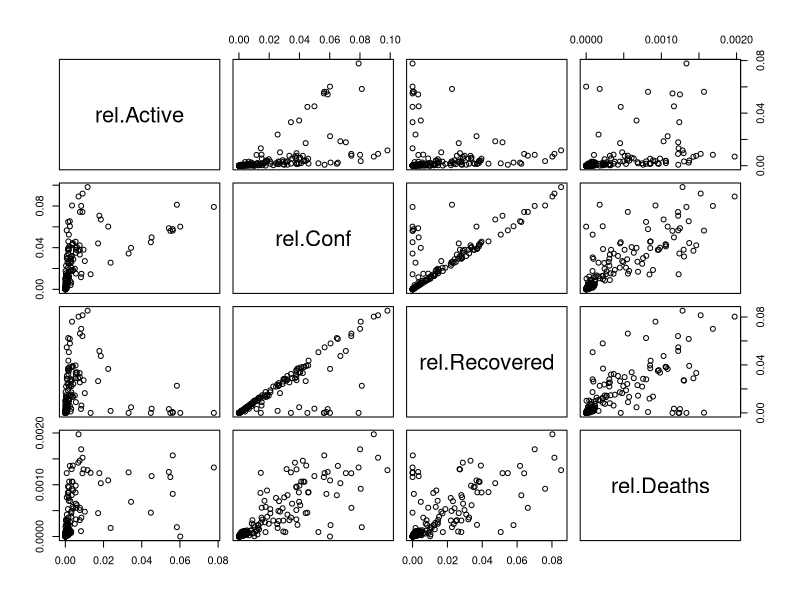

This chart was generated by the following R code:
# Aufgabe 10.1
setwd("/Users/felixdiederichs/Desktop/Wirtschaftsinformatik/5. Semester/Daten und Wahrscheinlichkeiten/R/WS 2020/Aufgabe 10.1")

# Aufgabe 10.1 a) 
covid <- read.csv(file = "covid_19_daily_reports_01-31-2021.csv", header = TRUE, sep = ";")
covid_ts <- read.csv(file = "time_series_covid19_confirmed_01-31-2021.csv", header = TRUE, sep = ";")
world_countries <- read.csv(file = "World_Countries_new.csv", header = TRUE, sep = ";")


# 1. 
sum.countries <- function(df){
  countries <- unique(df$Country_Region) # Heraussuchen der einzelnen Länder 
  Country = Confirmed = Deaths = Recovered = Active = c()
  for(i in 1:length(countries)){ # nolint
    # Die erste Spalte enthält die Länder 
    Country[i] <- countries[i]
    # Die Spalten für die Fallzahlen werden einfach aufsummiert pro Land 
    Confirmed[i] <- sum(df[which(df$Country_Region == countries[i]), which(colnames(df) == "Confirmed")])
    Deaths[i] <- sum(df[which(df$Country_Region == countries[i]), which(colnames(df) == "Deaths")])
    Recovered[i] <- sum(df[which(df$Country_Region == countries[i]), which(colnames(df) == "Recovered")])
    Active[i] <- sum(df[which(df$Country_Region == countries[i]), which(colnames(df) == "Active")])
  }
  # Das Ergebnis wird in einen Data Frame geschrieben 
  df_cum <- data.frame(
    Country = Country, 
    Confirmed = Confirmed, 
    Deaths = Deaths, 
    Recovered = Recovered, 
    Active = Active)
  return(df_cum)
}

covid <- sum.countries(covid)
covid <- merge(x = covid, y = world_countries, by.x = "Country", by.y = "Country")
covid$rel.Conf <- covid$Confirmed / covid$Population
covid$rel.Deaths <- covid$Deaths / covid$Population
covid$rel.Recovered <- covid$Recovered / covid$Population
covid$rel.Active <- covid$Active / covid$Population


# 2. 
covid_ts_g7 <- covid_ts[covid_ts$Country_Region %in% c("Germany", "Italy", "Canada", "France", "Japan", "United.Kingdom", "US"), ]
covid_ts_g7 <- covid_ts_g7[order(covid_ts_g7$Country_Region), ]
covid_ts_g7 <- covid_ts_g7[, -1]
covid_ts_g7 <- merge(x = covid_ts_g7, y = world_countries, by.x = "Country_Region", by.y = "Country")
covid_ts_g7_rel <- cbind(covid_ts_g7$Country_Region, covid_ts_g7[, 2:ncol(covid_ts_g7)] / covid_ts_g7$Population)
colnames(covid_ts_g7_rel)[1] <- "Country_Region"

# Aufgabe 10.1 b) 
kontingenztabelle <- function(df) {
    Leicht = Mittel = Schwer = Spaltensumme = rep(0, nrow(df))

    for(i in 1:nrow(df)) { # nolint
        for(k in 1:ncol(df)) { # nolint
            if(df[i, k] < 0.01) {
                Leicht[i] <- Leicht[i] + 1
            } else {
                if(df[i, k] < 0.05) {
                    Mittel[i] <- Mittel[i] + 1
                } else {
                    Schwer[i] <- Schwer[i] + 1
                }
                Spaltensumme[i] <- sum(Leicht[i] + Mittel[i] + Schwer[i])
            } 
        }
    }
    Spaltensumme[i + 1] <- sum(Spaltensumme)
    Leicht[i + 1] <- sum(Leicht)
    Mittel[i + 1] <- sum(Mittel)
    Schwer[i + 1] <- sum(Schwer)

    kontingenztabelle <- data.frame(
        Land = c(df$Country_Region, "Zeilensumme"),
        Leicht = Leicht, 
        Mittel = Mittel, 
        Schwer = Schwer,
        Spaltensumme = Spaltensumme
    )
    return(kontingenztabelle)
}

kontingenztafel <- kontingenztabelle(covid_ts_g7_rel)

# Aufgabe 10.1 c) 

kp_stern <- function(kt){
  x <- c()
  # Durchgehen jeder Zeile im Data Frame außer der Zeilensumme 
  for(i in 1:(nrow(kt)-1)){
    # Durchgehen jeder Spalte im Dataframe außer der ersten character-Spalte mit den Ländern und der Spaltensumme 
    for(k in 2:(ncol(kt)-1)){
      # Quadrierte Einträge geteilt durch die multiplizierten Spalten- und Zeilenhäufigkeiten 
      x <- c(x, kt[i,k]^2 / (kt[nrow(kt), k] * kt[i, ncol(kt)]))
    }
  }
  # Summe der Spaltensummen und Zeilensummen 
  n = kt[nrow(kt), ncol(kt)]
  # Berechnen von Chi-Quadrat 
  chi_square <- n * (sum(x)-1)
  # Anzahl der Spalten ohne die Länder-Spalte und die Spaltensumme 
  K = ncol(kt)-2
  # Anzeil der Zeilen ohne die Zeilensumme 
  L = nrow(kt) -1
  
  kp_stern <- sqrt(chi_square  /(chi_square + n)) / sqrt( (min(K,L)-1) / min(K,L))
  return(kp_stern)
}

# Data Frame auf Folie 
df <- data.frame(
  Abschluss = c("R", "GY", "GS", "S"), 
  Ja = c(4,20,2, 26),
  V = c(12,24,6, 42), 
  Nein = c(8, 4, 4, 16), 
  Z = c(24,48,12,84)
)  

kp_stern(df) # Es sollte 0.415139 herauskommen. 
kp_stern(kontingenztafel) # Ergebnis: 0.4754108


# Aufgabe 10.1 d) 
cor(covid$rel.Conf, covid$rel.Recovered)
cor(covid$rel.Conf, covid$rel.Deaths)

pairs(covid[, c("rel.Active", "rel.Conf", "rel.Recovered", "rel.Deaths")])
